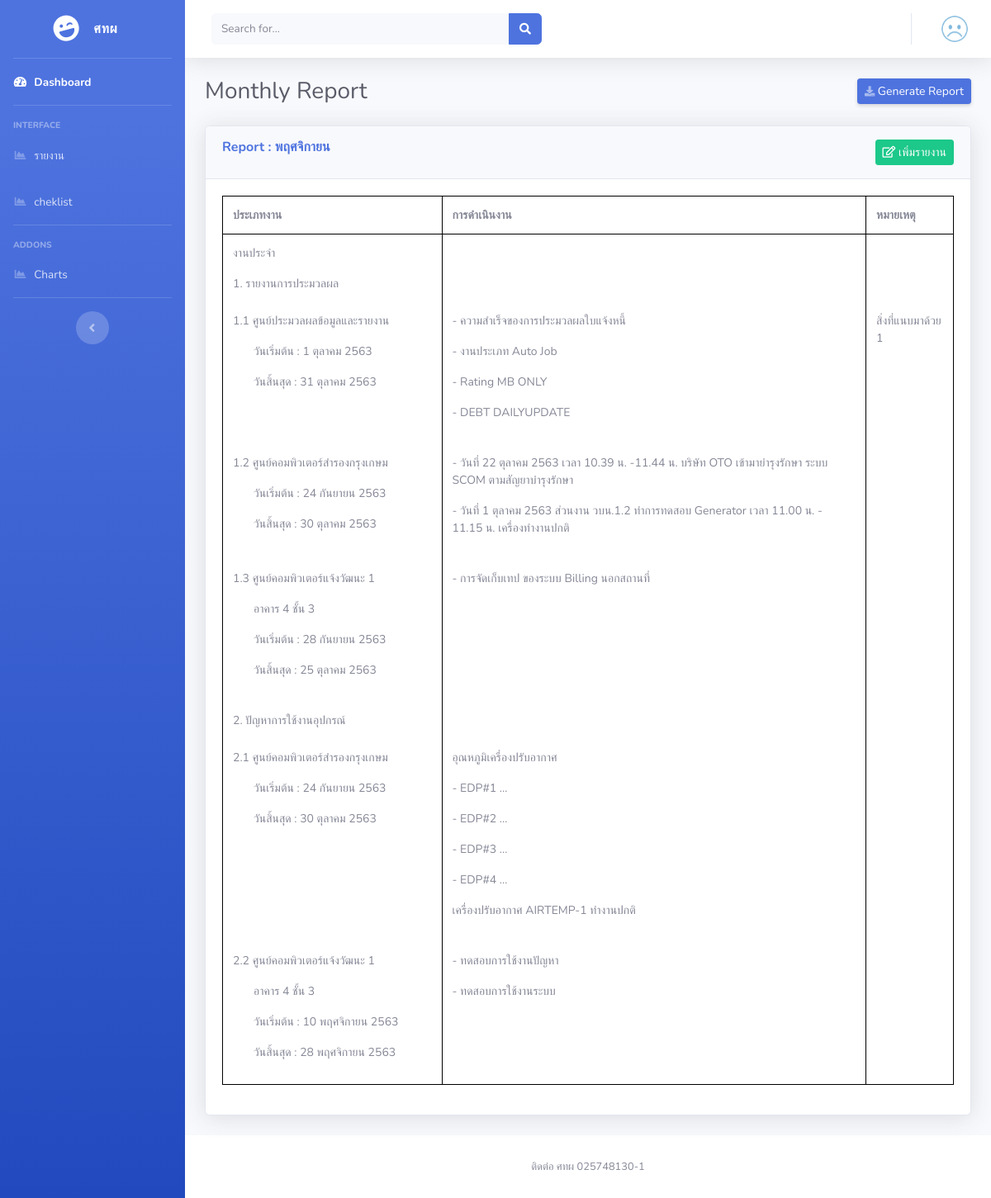
Screenshot of /detailtutorial.php?processplan=REP-20201110796 with the database file from the repository.
### tables this page shows
CREATE TABLE `plan` (
  `id` int(11) NOT NULL,
  `plan_id` varchar(50) NOT NULL,
  `plan_month` varchar(50) NOT NULL,
  `plan_year` varchar(50) NOT NULL,
  `plan_status` varchar(50) NOT NULL
);

CREATE TABLE `description` (
  `des_id` int(11) NOT NULL,
  `plan_id` varchar(50) NOT NULL,
  `cat_id` int(11) NOT NULL,
  `dep_id` int(11) NOT NULL,
  `att_id` int(11) DEFAULT NULL,
  `des_detail` text NOT NULL,
  `des_report_start` date DEFAULT NULL,
  `des_report_end` date DEFAULT NULL,
  `des_note` text,
  `des_count` int(11) NOT NULL,
  `des_create_dtm` datetime NOT NULL,
  `des_last_update_dtm` datetime DEFAULT NULL
);

CREATE TABLE `department` (
  `dep_id` int(11) NOT NULL,
  `dep_shortname` varchar(50) NOT NULL,
  `dep_fullname` varchar(150) NOT NULL,
  `dep_area` varchar(250) DEFAULT NULL,
  `dep_status` varchar(50) NOT NULL
);

### modulePHP/change_month.php (called while the page is built)
<?php
function formatDate($param) {
  $year           =substr("$param",0,4);
  $month          =substr("$param",5,2);
  $day            =substr("$param",8,2);
  $_monthPad      =sprintf("%01d", $month);
  $_day           =sprintf("%01d", $day);
  $_year          = getYear($year);
  $_month         = getMonth($_monthPad);
  $dateformat     = $_day." ".$_month." ".$_year;
  return $dateformat;
}
function getYear($param){
  $result = $param + 543;
  return $result;
}
function getMonth($param){
  $monthTH = [null,'มกราคม','กุมภาพันธ์','มีนาคม','เมษายน','พฤษภาคม','มิถุนายน','กรกฎาคม','สิงหาคม','กันยายน','ตุลาคม','พฤศจิกายน','ธันวาคม'];
  return $monthTH[$param];
}
?>

### detailtutorial.php (the view, shortened to what this page needs)
<?php
include_once './application/config/condb.php';
include_once './modulePHP/change_month.php';
$plan_id = $_GET["processplan"];
$sql="SELECT * FROM plan where plan_id='".$plan_id."'";
$result = $mysqli->query($sql);
$view=$result->fetch_object();
$plan_month = $view->plan_month;
$sql_plan="SELECT * FROM description a, department b WHERE a.dep_id = b.dep_id and a.plan_id ='".$plan_id."'";
$result_plan = $mysqli->query($sql_plan);
?>
<!DOCTYPE html>
<html lang="en">
<head>
  <link href="./assets/vendor/fontawesome-free/css/all.min.css" rel="stylesheet" type="text/css">
  <link href="./assets/css/sb-admin-2.min.css" rel="stylesheet">
  <link rel="stylesheet" href="https://cdnjs.cloudflare.com/ajax/libs/bootstrap-datepicker/1.7.1/css/bootstrap-datepicker.min.css">
</head>
<body id="page-top">
  <div id="wrapper">
    <?php include_once "./templates/menu.php";?>
    <div id="content-wrapper" class="d-flex flex-column">
      <div id="content">
        <?php include_once "./templates/topbar.php";?>
        <div class="container-fluid">
          <div class="d-sm-flex align-items-center justify-content-between mb-4">
            <h1 class="h3 mb-0 text-gray-800">Monthly Report</h1>
            <a href="#" class="d-none d-sm-inline-block btn btn-sm btn-primary shadow-sm"><i class="fas fa-download fa-sm text-white-50"></i> Generate Report</a>
          </div>
          <div class="row">
            <div class="col-xl-12 col-lg-12">
              <div class="card shadow mb-4">
                <div class="card-header py-3">
                            <div style="float: left;">
                              <h6 class="m-0 font-weight-bold text-primary">Report : <?=$plan_month;?></h6>
                            </div>
                            <div style="float: right;">
                              <?php if($dep_id != ''){?>
                              <button  data-toggle="modal" data-target="#modelCreateReport" class="m-0 btn btn-sm btn-success"> <i class="far fa-edit"></i> เพิ่มรายงาน</button>
                              <?}else{?>
                                <button id="login" class="m-0 btn btn-sm btn-success"> <i class="far fa-edit"></i> เพิ่มรายงาน</button>
                              <?}?>
                            </div>
                </div>
                <div class="card-body">
                  <table class="table table-borderless" style="font-size: 14px;">
                    <thead>
                      <tr>
                        <th style="width: 30%">ประเภทงาน</th>
                        <th>การดำเนินงาน</th>
                        <th>หมายเหตุ</th>
                      </tr>
                    </thead>
                    <tbody id="result_report">
                      <tr>
                        <td>
                        งานประจำ
                        1. รายงานการประมวลผล
                        </td>
                        <td>
                        </td>
                        <td>
                        </td>
                      </tr>
                      <?php
                      $i=1;
                      $_catCh = 2;
                      $_catCount = 1;
                      while($view_cat1=$result_plan->fetch_object())
                      {
                        if($view_cat1->cat_id == 1){
                        ?>
                      <tr>
                        <td>
                          <p>
                            <?=$view_cat1->cat_id.".".$i." ".$view_cat1->dep_fullname?>
                          </p>
                          <?php if($view_cat1->dep_area != ''){?>
                          <p style="padding-left:25px;">
                            <?=$view_cat1->dep_area?>
                          </p>
                          <?}?>
                          <p style="padding-left:25px;">
                            วันเริ่มต้น : <?=formatDate($view_cat1->des_report_start)?>
                          </p>
                          <p  style="padding-left:25px;">
                            วันสิ้นสุด : <?=formatDate($view_cat1->des_report_end)?>
                          </p>
                        </td>
                        <td>
                          <?=$view_cat1->des_detail?>
                        </td>
                        <td>
                          <?=$view_cat1->des_note?>
                        </td>
                      </tr>
                      <?php
                      $i ++;
                      }
                      if($view_cat1->cat_id == 2){
                        if($_catCh == 2){
                      ?>
                      <tr>
                        <td>
                        2. ปัญหาการใช้งานอุปกรณ์
                        </td>
                        <td>
                        </td>
                        <td>
                        </td>
                      </tr>
                        <?}?>
                      <tr>
                        <td>
                          <p>
                            <?=$view_cat1->cat_id.".".$_catCount." ".$view_cat1->dep_fullname?>
                          </p>
                          <?php if($view_cat1->dep_area != ''){?>
                          <p style="padding-left:25px;">
                            <?=$view_cat1->dep_area?>
                          </p>
                          <?}?>
                          <p style="padding-left:25px;">
                            วันเริ่มต้น : <?=formatDate($view_cat1->des_report_start)?>
                          </p>
                          <p  style="padding-left:25px;">
                            วันสิ้นสุด : <?=formatDate($view_cat1->des_report_end)?>
                          </p>
                        </td>
                        <td>
                          <?=$view_cat1->des_detail?>
                        </td>
                        <td>
                        </td>
                      </tr>
                    <?php
                    $_catCh ++;
                    $_catCount ++;
                  }
                  }?>
                    </tbody>
                  </table>
                </div>
              </div>
            </div>
          </div>
        </div>
      </div>
      <?php include_once "./templates/footbar.php";?>
    </div>
  </div>
</body>
</html>

### templates/menu.php
<ul class="navbar-nav bg-gradient-primary sidebar sidebar-dark accordion" id="accordionSidebar">
<a class="sidebar-brand d-flex align-items-center justify-content-center" href="index.html">
  <div class="sidebar-brand-icon rotate-n-15">
    <i class="fas fa-laugh-wink"></i>
  </div>
  <div class="sidebar-brand-text mx-3">ศทผ<sup></sup></div>
</a>
<hr class="sidebar-divider my-0">
<li class="nav-item active">
  <a class="nav-link" href="index.php">
    <i class="fas fa-fw fa-tachometer-alt"></i>
    <span>Dashboard</span></a>
</li>
<hr class="sidebar-divider">
<div class="sidebar-heading">
  Interface
</div>
<li class="nav-item">
  <a class="nav-link" href="./report.php">
    <i class="fas fa-fw fa-chart-area"></i>
    <span>รายงาน</span></a>
</li>
<li class="nav-item">
  <a class="nav-link" href="">
    <i class="fas fa-fw fa-chart-area"></i>
    <span>cheklist</span></a>
</li>
<hr class="sidebar-divider">
<div class="sidebar-heading">
  Addons
</div>
<li class="nav-item">
  <a class="nav-link" href="charts.html">
    <i class="fas fa-fw fa-chart-area"></i>
    <span>Charts</span></a>
</li>
<hr class="sidebar-divider d-none d-md-block">
<div class="text-center d-none d-md-inline">
  <button class="rounded-circle border-0" id="sidebarToggle"></button>
</div>
</ul>

### templates/topbar.php (shortened to what this page needs)
<nav class="navbar navbar-expand navbar-light bg-white topbar mb-4 static-top shadow">
          <form class="d-none d-sm-inline-block form-inline mr-auto ml-md-3 my-2 my-md-0 mw-100 navbar-search">
            <div class="input-group">
              <input type="text" class="form-control bg-light border-0 small" placeholder="Search for..." aria-label="Search" aria-describedby="basic-addon2">
              <div class="input-group-append">
                <button class="btn btn-primary" type="button">
                  <i class="fas fa-search fa-sm"></i>
                </button>
              </div>
            </div>
          </form>
          <ul class="navbar-nav ml-auto">
            <li class="nav-item dropdown no-arrow">
              <a class="nav-link dropdown-toggle" href="#" id="userDropdown" role="button" data-toggle="dropdown" aria-haspopup="true" aria-expanded="false">
                <img class="img-profile rounded-circle" src="./assets/img/unsmile.png">
              </a>
            </li>
          </ul>
        </nav>

### templates/footbar.php
<footer class="sticky-footer bg-white">
        <div class="container my-auto">
          <div class="copyright text-center my-auto">
            <span>ติดต่อ ศทผ 025748130-1</span>
          </div>
        </div>
</footer>

### detailtutorial.php (style rules this page uses)
.table { border: 1px solid black; }
.table thead th { border-top: 1px solid #000!important; border-bottom: 1px solid #000!important; border-left: 1px solid #000; border-right: 1px solid #000; }
.table td { border-left: 1px solid #000; border-right: 1px solid #000; border-top: none!important; }

### rows the page displays
plan: plan_month "พฤศจิกายน"
description: cat "1", dep.dep_fullname "ศูนย์ประมวลผลข้อมูลและรายงาน", des_report_start "1 ตุลาคม 2563", des_report_end "31 ตุลาคม 2563", des_detail "- ความสำเร็จของการประมวลผลใบแจ้งหนี้ - งานประเภท Auto Job - Rating MB ONLY - DEBT DAILYUPDATE", des_note "สิ่งที่แนบมาด้วย 1"
description: cat "1", dep.dep_fullname "ศูนย์คอมพิวเตอร์สำรองกรุงเกษม", des_report_start "24 กันยายน 2563", des_report_end "30 ตุลาคม 2563", des_detail "- วันที่ 22 ตุลาคม 2563 เวลา 10.39 น. -11.44 น. บริษัท OTO เข้ามายำรุงรักษา ระบบ SCOM ตามสัญยาบำรุงรักษา - วันที่ 1 ตุลาคม 2563 ส่วนงาน วบน.1.2 ทำการทดสอบ Generator เวลา 11.00 น. - 11.15 น. เครื่องทำงานปกติ"
description: cat "1", dep.dep_fullname "ศูนย์คอมพิวเตอร์แจ้งวัฒนะ 1", dep.dep_area "อาคาร 4 ชั้น 3", des_report_start "28 กันยายน 2563", des_report_end "25 ตุลาคม 2563", des_detail "- การจัดเก็บเทป ของระบบ Billing นอกสถานที่"
description: shows "2. ปัญหาการใช้งานอุปกรณ์", cat "2", dep.dep_fullname "ศูนย์คอมพิวเตอร์สำรองกรุงเกษม", des_report_start "24 กันยายน 2563", des_report_end "30 ตุลาคม 2563", des_detail "อุณหภูมิเครื่องปรับอากาศ - EDP#1 ... - EDP#2 ... - EDP#3 ... - EDP#4 ... เครื่องปรับอากาศ AIRTEMP-1 ทำงานปกติ"
description: cat "2", dep.dep_fullname "ศูนย์คอมพิวเตอร์แจ้งวัฒนะ 1", dep.dep_area "อาคาร 4 ชั้น 3", des_report_start "10 พฤศจิกายน 2563", des_report_end "28 พฤศจิกายน 2563", des_detail "- ทดสอบการใช้งานปัญหา - ทดสอบการใช้งานระบบ"
